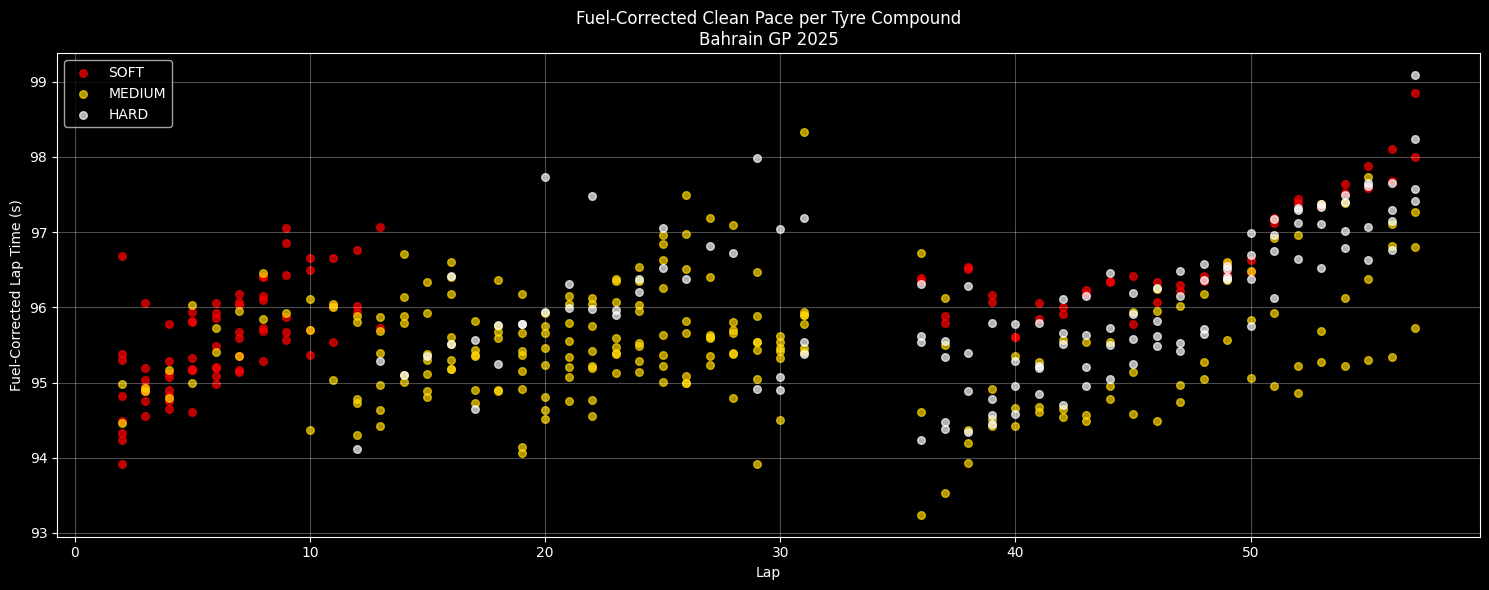

Write the Python code that produced this figure.
import fastf1, os
import matplotlib.pyplot as plt
import pandas as pd

# ===== CONFIG =====
YEAR, GP, SESSION = 2025, "Bahrain Grand Prix", "R"
CACHE_DIR = "cache"

FUEL_START = 110
FUEL_BURN = 1.5
FUEL_PENALTY = 0.033

os.makedirs(CACHE_DIR, exist_ok=True)
fastf1.Cache.enable_cache(CACHE_DIR)

# ===== LOAD SESSION =====
session = fastf1.get_session(YEAR, GP, SESSION)
session.load()

laps = session.laps
laps = laps[laps["IsAccurate"]].copy()
laps["LapTimeSec"] = laps["LapTime"].dt.total_seconds()

drivers = (
    session.results.sort_values("Position")
    .head(10)["Abbreviation"]
    .tolist()
)

laps = laps[laps["Driver"].isin(drivers)]
laps = laps[laps["PitInTime"].isna() & laps["PitOutTime"].isna()]

# ===== OUTLIER REMOVAL =====
clean = []
for d in drivers:
    dl = laps[laps["Driver"] == d]
    q1, q3 = dl["LapTimeSec"].quantile([0.25, 0.75])
    iqr = q3 - q1
    clean.append(dl[(dl["LapTimeSec"] >= q1-1.5*iqr) & (dl["LapTimeSec"] <= q3+1.5*iqr)])

clean = pd.concat(clean)

# ===== FUEL CORRECTION =====
clean["FuelRemaining"] = FUEL_START - (clean["LapNumber"] - 1) * FUEL_BURN
clean["FuelCorrected"] = clean["LapTimeSec"] - clean["FuelRemaining"] * FUEL_PENALTY

# ===== PLOT =====
tyre_colors = {"SOFT":"red","MEDIUM":"gold","HARD":"white"}

plt.figure(figsize=(15,6))

for comp, col in tyre_colors.items():
    cdata = clean[clean["Compound"] == comp]
    plt.scatter(
        cdata["LapNumber"],
        cdata["FuelCorrected"],
        color=col,
        alpha=0.7,
        s=30,
        label=comp
    )

plt.title("Fuel-Corrected Clean Pace per Tyre Compound\nBahrain GP 2025")
plt.xlabel("Lap")
plt.ylabel("Fuel-Corrected Lap Time (s)")
plt.grid(alpha=0.3)
plt.legend()
plt.tight_layout()
plt.show()
